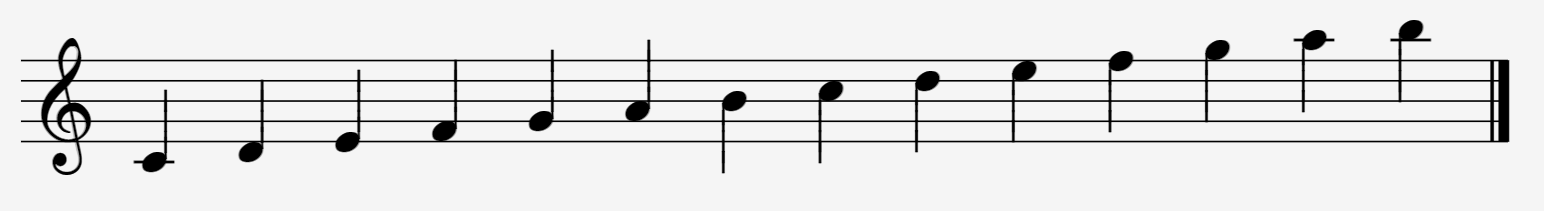
#> input picture input/04.PNG, 1544 x 211 px, found by its file name
$ jupyter execute --allow-errors 'Line removal and Char segmentation.ipynb'
#> lines starting #> are read from the running program, lines starting #| are printed output that depends on the picture; after the words box and inside, x2 and y2 are one past the last pixel; in counts of white or black regions, pixels touching at a corner belong together
[cell 1]
import skimage.io as io
import matplotlib.pyplot as plt
import numpy as np
from skimage.color import rgb2gray
from skimage.feature import canny
from skimage.filters import threshold_otsu, gaussian
from skimage.transform import hough_line, hough_line_peaks
from PIL import Image

import os
from skimage import morphology
import cv2
import skimage as sk

[cell 2]
# General to use

def show(images,titles=None):
    #This function is used to show image(s) with titles by sending an array of images and an array of associated titles.
    # images[0] will be drawn with the title titles[0] if exists
    # You aren't required to understand this function, use it as-is.
    n_ims = len(images)
    if titles is None: titles = ['(%d)' % i for i in range(1,n_ims + 1)]
    fig = plt.figure()
    n = 1
    for image,title in zip(images,titles):
        a = fig.add_subplot(1,n_ims,n)
        if image.ndim == 2:
            plt.gray()
        plt.imshow(image)
        a.set_title(title)
        n += 1
    fig.set_size_inches(np.array(fig.get_size_inches()) * n_ims)
    plt.show()

#########################################################################################################

def binarize(img, block_size=35):
    t = sk.filters.threshold_local(img, block_size, offset=10)
#     t = sk.filters.threshold_otsu(img)
    img_b = img < t
    return img_b


def runs_of_ones_array(bits):
    # print(np.invert(bits))
    # make sure all runs of ones are well-bounded
    bounded = np.hstack(([0], bits, [0]))
    # get 1 at run starts and -1 at run ends
    difs = np.diff(bounded)
    run_starts, = np.where(difs > 0)
    run_ends, = np.where(difs < 0)
    return run_ends - run_starts


def verticalRunLength(img):
    # white runs
    arr = []
    for i in range(0, img.shape[1]):
        a = runs_of_ones_array(img[:, i])
        for x in a:
            arr.append(x)
    # print(arr)
    counts = np.bincount(arr)
    staff_height = np.argmax(counts)
    # black runs
    arr = []
    for i in range(0, img.shape[1]):
        a = runs_of_ones_array(np.invert(img[:, i]))
        for x in a:
            arr.append(x)
    # print(arr)
    counts = np.bincount(arr)
    staff_space = np.argmax(counts)
    return staff_height, staff_space

#########################################################################################################

def extractCircleNotes(img, staff_height):
    newImg = np.copy(img)
    #################  We May Littilize Factors of the SE  #################
    se = np.ones(((staff_height+1)*2, (staff_height+1)*2))
    newImg = sk.morphology.binary_opening(newImg, se)
    return newImg

#########################################################################################################

def deskew(original_img, theta_range=(-np.pi, np.pi)):
    img = np.copy((original_img))
    # Canny
    imgCanny = sk.feature.canny(img, sigma=1.5)
    thresh = sk.filters.threshold_otsu(imgCanny)
    imgCanny = (imgCanny >= thresh)

    # Apply Hough Transform
    thetaL, thetaR = theta_range
    angleSet = np.linspace(thetaL, thetaR, 2880)
    houghArr, theta, dis = sk.transform.hough_line(imgCanny, angleSet)

    flatIdx = np.argmax(houghArr)
    bestTheta = (flatIdx % theta.shape[0])
    bestTheta = angleSet[bestTheta]
    bestDis = np.int32(np.floor(flatIdx / theta.shape[0]))
    bestDis = dis[bestDis]

    # Rotate
    thetaRotateDeg = (bestTheta*180)/np.pi
    if thetaRotateDeg > 0:
        thetaRotateDeg = thetaRotateDeg - 90
    else:
        thetaRotateDeg = thetaRotateDeg + 90

    imgRotated = (sk.transform.rotate(img, thetaRotateDeg, resize=True, mode='constant', cval=1))
    return imgRotated

#########################################################################################################

[cell 3]
def get_lines_rows(img, T_LEN):
    row_start_freq = np.zeros((1, img.shape[0]+5))[0]
    row_starts = []

    for i in range(0, img.shape[1]):
        arr = runs_of_ones_array(img[:, i])
        k = 0
        j = 0
        while j < img.shape[0]:
            if img[j][i] == True:
                if arr[k] <= T_LEN + 2 and arr[k] >= T_LEN - 2:
                    row_start_freq[j] += 1
                    j += arr[k]-1
                else:
                    j += arr[k]

                k += 1
            j += 1

    max_freq_row_start = 0
    for r in row_start_freq:
        max_freq_row_start = max(max_freq_row_start, r)

    for i in range(len(row_start_freq)):
        # Approximately, if the row "i" is frequently treated as a starting of staffs with this ratio
        # by the most frequnt starting row, then consider it as a starting row of staffs.
        if row_start_freq[i]/max_freq_row_start >= 0.12:
            row_starts.append(i)
    return [row_starts, row_start_freq, max_freq_row_start]

################################################################################################

def without_lines2(img, T_LEN):
    staff_rows_starts, row_start_freq, max_freq_row_start = get_lines_rows(img, T_LEN)
    is_here = np.zeros((1, img.shape[0] + 10))[0]
    for x in staff_rows_starts:
        is_here[x] = 1

    print(staff_rows_starts)

    newImg = np.zeros(img.shape)

    for i in range(0, img.shape[1]):
        arr = runs_of_ones_array(img[:, i])

        block_num = 0
        row = 0
        while row < img.shape[0]:
            if img[row][i] == True:

                found = False
                for idx in range(0, int(1.5*T_LEN)):
                    if row - idx >= 0 and row - idx < img.shape[0]:
                        if is_here[row - idx]:# and row_start_freq[row] / max_freq_row_start >= 0.1:
                            found = True
                            jump = T_LEN
                            row += jump
                            arr[block_num] -= jump

                            arr[block_num] = max(arr[block_num], 0)

                            if arr[block_num] > 0:
                                block_num -= 1
                            break

                if found == False:
                    for item in range(arr[block_num]):
                        if row >= img.shape[0]:
                            break
                        newImg[row][i] = True
                        row += 1

                row -= 1
                block_num += 1
            row += 1
    return newImg

[cell 4]
img = rgb2gray(io.imread('imgs/PublicTestCases/test-set-scanned/test-cases/04.PNG'))#[:, ]
# img = rgb2gray(io.imread('imgs/PublicTestCases/test-set-camera-captured/test-cases/24.jpg'))#[:800, :]

to_show = []

# Deskew
img = deskew(img)
#> in deskew, `imgCanny = sk.feature.canny(img, sigma=1.5)`:
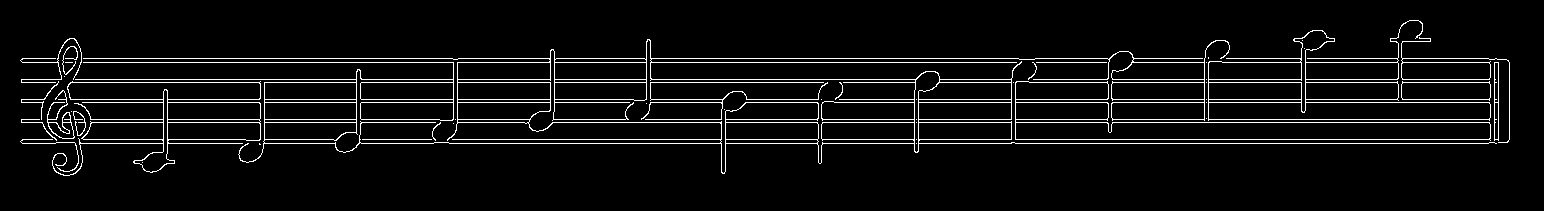
#> imgCanny: shape (211, 1544) bool; 5.4% white in thin lines or dots, all inside (x1, y1, x2, y2) = (20, 20, 1510, 176)
#> in deskew, `thresh = sk.filters.threshold_otsu(imgCanny)`: thresh = 0.00195
#> in deskew, `houghArr, theta, dis = sk.transform.hough_line(imgCanny, angleSet)`:
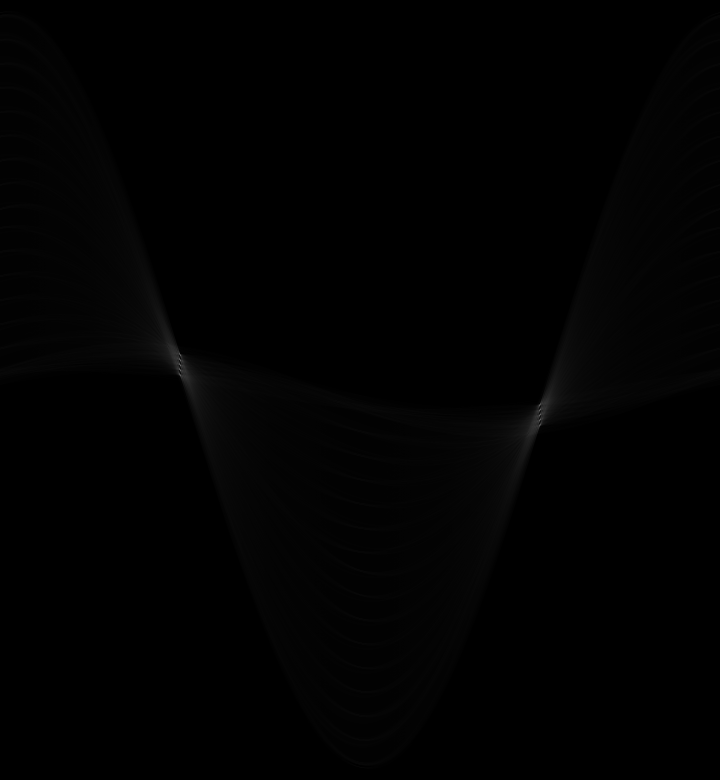
#> houghArr: shape (3119, 2880) uint64 (shown at 1/4 size); min 0, max 910, mean 5.6; drawn with min black and max white
#> in deskew, `houghArr, theta, dis = sk.transform.hough_line(imgCanny, angleSet)`: theta = 2880 values from -3.14 to 3.14; dis = 3119 values from -1559 to 1559
#> in deskew, `flatIdx = np.argmax(houghArr)`: flatIdx = 4323600
#> in deskew, `bestTheta = (flatIdx % theta.shape[0])`: bestTheta = 720
#> in deskew, `bestTheta = angleSet[bestTheta]`: bestTheta = -1.57
#> in deskew, `bestDis = np.int32(np.floor(flatIdx / theta.shape[0]))`: bestDis = 1501
#> in deskew, `bestDis = dis[bestDis]`: bestDis = -58
#> in deskew, `thetaRotateDeg = (bestTheta*180)/np.pi`: thetaRotateDeg = -89.97
#> in deskew, `thetaRotateDeg = thetaRotateDeg + 90`: thetaRotateDeg = 0.0313
#> in deskew, `imgRotated = (sk.transform.rotate(img, thetaRotateDeg, resize=True, mo..`:
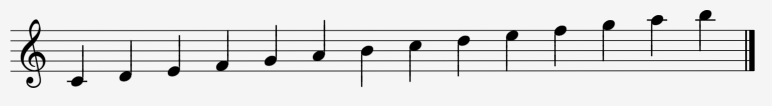
#> imgRotated: shape (212, 1544) float64 (shown at 1/2 size); min 0, max 0.961, mean 0.895

# Binarization
img = img.astype(np.float64) / np.max(img)
#> img: shape (212, 1544) float64
img = 255 * img
img = img.astype(np.uint8)
img = binarize(img, 101)
#> in binarize, `t = sk.filters.threshold_local(img, block_size, offset=10)`:
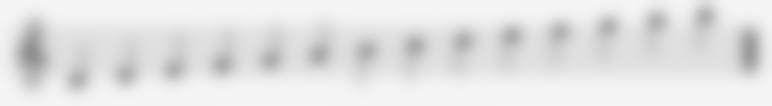
#> t: shape (212, 1544) float64 (shown at 1/2 size); min 143.2, max 245, mean 227.5
#> in binarize, `img_b = img < t`:
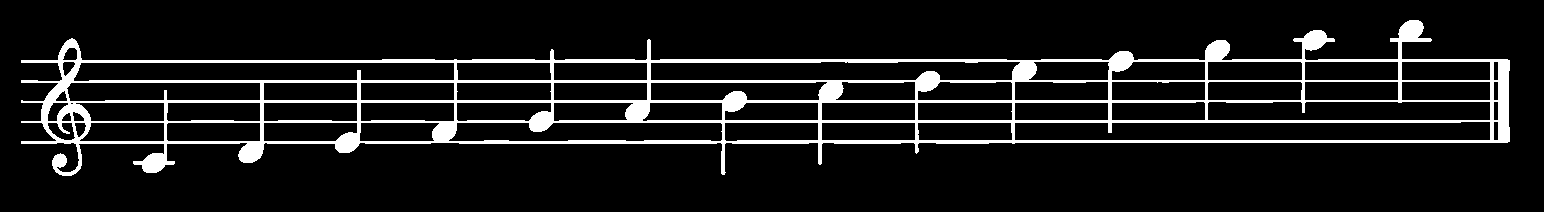
#> img_b: shape (212, 1544) bool; 10% white; 1 white region, box (x1, y1, x2, y2) and area: (21, 20, 1510, 176) 32888
img = np.array(img)

to_show.append(img)

# Get Staff-Depth, Staffs-Space
staff_height, staff_space = verticalRunLength(img)
#> the loop in verticalRunLength, `for i in range(0, img.shape[1]):` made 1544 passes
#> (run_starts in runs_of_ones_array, run_ends in runs_of_ones_array, a) on passes 22 to 24: ([60, 80, 100, 121, 141], [63, 83, 103, 123, 144], [3, 3, 3, 2, 3]), ([60, 80, 100, 121, 141], [63, 83, 103, 123, 144], [3, 3, 3, 2, 3]), ([60, 80, 101, 121, 141], [63, 83, 103, 123, 144], [3, 3, 2, 2, 3])
#> after the loop in verticalRunLength, `for i in range(0, img.shape[1]):`: arr = 7469 values, max 84 at index 7432, min 1 at index 2271, mean 4.4
#> in verticalRunLength, `counts = np.bincount(arr)`: counts = 85 values, max 4900 at index 3, min 0 at index 0, mean 87.87
#> in verticalRunLength, `staff_height = np.argmax(counts)`: staff_height = 3
#> the loop in verticalRunLength, `for i in range(0, img.shape[1]):` made 1544 passes
#> (run_starts in runs_of_ones_array, run_ends in runs_of_ones_array, a) on passes 1 to 3: ([0], [212], [212]), ([0], [212], [212]), ([0], [212], [212])
#> after the loop in verticalRunLength, `for i in range(0, img.shape[1]):`: arr = 9013 values, max 212 at index 0, min 1 at index 235, mean 32.67
#> in verticalRunLength, `counts = np.bincount(arr)`: counts = 213 values, max 3390 at index 17, min 0 at index 0, mean 42.31
#> in verticalRunLength, `staff_space = np.argmax(counts)`: staff_space = 17
#> staff_height = 3; staff_space = 17
T_LEN = staff_height
#> T_LEN = 3

# Extract filled circles
img_1 = extractCircleNotes(img, staff_height)
#> in extractCircleNotes, `newImg = sk.morphology.binary_opening(newImg, se)`:
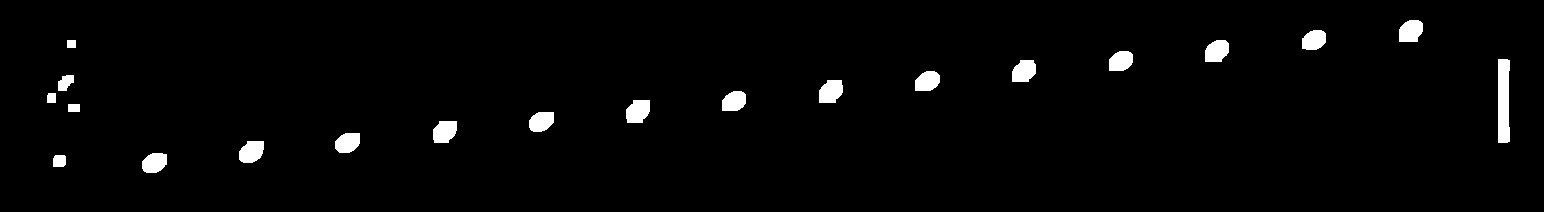
#> newImg: shape (212, 1544) bool; 2.3% white; 20 white regions, largest, box (x1, y1, x2, y2) and area: (1498, 59, 1510, 143) 948, (626, 100, 650, 123) 459, (819, 80, 843, 103) 455
img_1 = img_1 > 0

# Img without lines.
removed_staff = without_lines2(img, T_LEN)
#> the loop in get_lines_rows, `for i in range(0, img.shape[1]):` made 1544 passes
#> after the loop in get_lines_rows, `for i in range(0, img.shape[1]):`: row_start_freq = 217 values, max 1332 at index 80, min 0 at index 0, mean 32.1
#> the loop in get_lines_rows, `for r in row_start_freq:` made 217 passes
#> (r, max_freq_row_start) on passes 2 to 4: (0, 0), (0, 0), (0, 0)
#> after the loop in get_lines_rows, `for i in range(len(row_start_freq)):`: row_starts = [59, 60, 80, 100, 120, 121, 140, 141]
#> in without_lines2, `staff_rows_starts, row_start_freq, max_freq_row_start = get_lines_rows..`: max_freq_row_start = 1332
#> the loop in without_lines2, `for x in staff_rows_starts:` made 8 passes
#> x on passes 1 to 8: 59, 60, 80, 100, 120, 121, 140, 141
#> after the loop in without_lines2, `for x in staff_rows_starts:`: is_here = 222 values, max 1 at index 59, min 0 at index 0, mean 0.036
#| [59, 60, 80, 100, 120, 121, 140, 141]
#> the loop in without_lines2, `for i in range(0, img.shape[1]):` made 1544 passes
#> run_starts in runs_of_ones_array on passes 22 to 24: [60, 80, 100, 121, 141], [60, 80, 100, 121, 141], [60, 80, 101, 121, 141]
#> after the loop in without_lines2, `for i in range(0, img.shape[1]):`:
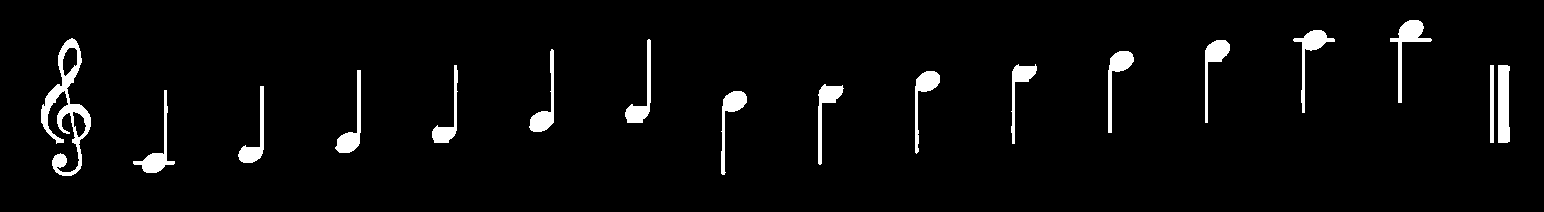
#> newImg: shape (212, 1544) float64; values 0 (black) and 1 (white), 3.7% white; 17 white regions, largest, box (x1, y1, x2, y2) and area: (41, 38, 91, 176) 2051, (1498, 65, 1510, 143) 876, (1390, 20, 1432, 103) 784
removed_staff = removed_staff > 0
removed_staff = removed_staff | img_1
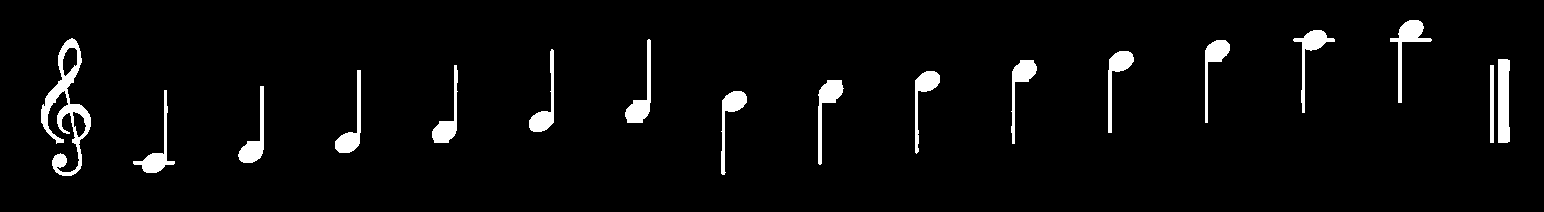
#> removed_staff: shape (212, 1544) bool; 3.9% white; 17 white regions, largest, box (x1, y1, x2, y2) and area: (41, 38, 91, 176) 2069, (1498, 59, 1510, 143) 948, (1390, 20, 1432, 103) 784

to_show.append(removed_staff)
show(to_show)
#> the loop in show, `for image,title in zip(images,titles):` made 2 passes
#> title on passes 1 to 2: '(1)', '(2)'

$ run again, with input/01.PNG copied over input/04.PNG
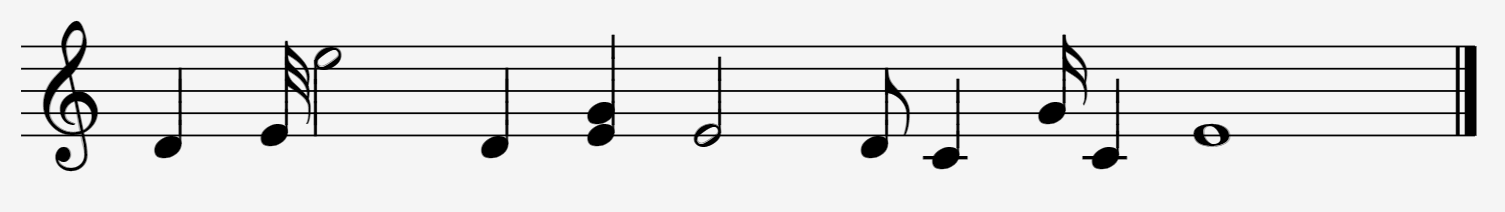
#> input picture input/01.PNG, 1505 x 212 px, found by its file name
#> in deskew, `imgCanny = sk.feature.canny(img, sigma=1.5)`:
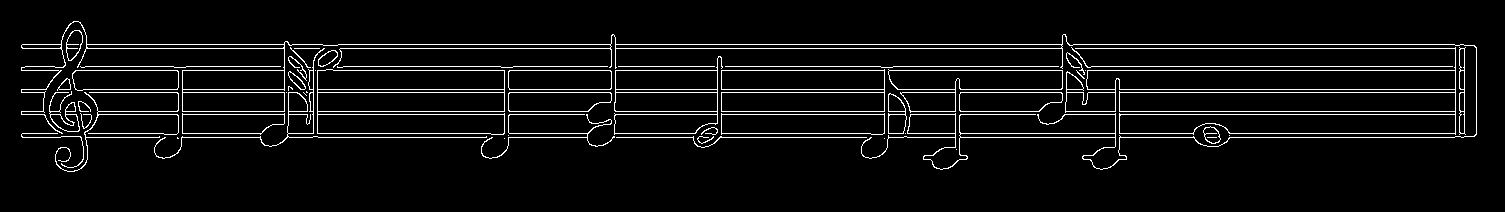
#> imgCanny: shape (212, 1505) bool; 5.5% white in thin lines or dots, all inside (x1, y1, x2, y2) = (21, 21, 1477, 172)
#> thresh = 0.00195
#> theta = 2880 values from -3.14 to 3.14; dis = 3041 values from -1520 to 1520
#> flatIdx = 4251600
#> in deskew, `bestTheta = (flatIdx % theta.shape[0])`: bestTheta = 720
#> in deskew, `bestTheta = angleSet[bestTheta]`: bestTheta = -1.57
#> in deskew, `bestDis = np.int32(np.floor(flatIdx / theta.shape[0]))`: bestDis = 1476
#> in deskew, `bestDis = dis[bestDis]`: bestDis = -44
#> in deskew, `thetaRotateDeg = (bestTheta*180)/np.pi`: thetaRotateDeg = -89.97
#> in deskew, `thetaRotateDeg = thetaRotateDeg + 90`: thetaRotateDeg = 0.0313
#> img_b: shape (213, 1505) bool; 10.8% white; 1 white region, box (x1, y1, x2, y2) and area: (21, 21, 1477, 172) 34535
#> the loop in verticalRunLength, `for i in range(0, img.shape[1]):` made 1505 passes
#> (run_starts in runs_of_ones_array, run_ends in runs_of_ones_array, a) on passes 22 to 24: ([45, 68, 90, 112, 135], [49, 71, 93, 115, 138], [4, 3, 3, 3, 3]), ([45, 68, 90, 112, 135], [49, 71, 93, 115, 138], [4, 3, 3, 3, 3]), ([45, 68, 90, 112, 135], [49, 71, 93, 115, 138], [4, 3, 3, 3, 3])
#> after the loop in verticalRunLength, `for i in range(0, img.shape[1]):`: arr = 7426 values, max 105 at index 3050, min 1 at index 4617, mean 4.65
#> in verticalRunLength, `counts = np.bincount(arr)`: counts = 106 values, max 4718 at index 3, min 0 at index 0, mean 70.06
#> in verticalRunLength, `staff_height = np.argmax(counts)`: staff_height = 3
#> the loop in verticalRunLength, `for i in range(0, img.shape[1]):` made 1505 passes
#> (run_starts in runs_of_ones_array, run_ends in runs_of_ones_array, a) on passes 1 to 3: ([0], [213], [213]), ([0], [213], [213]), ([0], [213], [213])
#> after the loop in verticalRunLength, `for i in range(0, img.shape[1]):`: arr = 8931 values, max 213 at index 0, min 1 at index 157, mean 32.03
#> in verticalRunLength, `counts = np.bincount(arr)`: counts = 214 values, max 3963 at index 19, min 0 at index 0, mean 41.73
#> in verticalRunLength, `staff_space = np.argmax(counts)`: staff_space = 19
#> `staff_height, staff_space = verticalRunLength(img)`: staff_height = 3; staff_space = 19
#> T_LEN = 3
#> the loop in get_lines_rows, `for i in range(0, img.shape[1]):` made 1505 passes
#> after the loop in get_lines_rows, `for i in range(0, img.shape[1]):`: row_start_freq = 218 values, max 1291 at index 90, min 0 at index 0, mean 31.16
#> the loop in get_lines_rows, `for r in row_start_freq:` made 218 passes
#> (r, max_freq_row_start) on passes 2 to 4: (0, 0), (0, 0), (0, 0)
#> after the loop in get_lines_rows, `for i in range(len(row_start_freq)):`: row_starts = [45, 67, 68, 90, 112, 134, 135]
#> in without_lines2, `staff_rows_starts, row_start_freq, max_freq_row_start = get_lines_rows..`: max_freq_row_start = 1291
#> the loop in without_lines2, `for x in staff_rows_starts:` made 7 passes
#> x on passes 1 to 7: 45, 67, 68, 90, 112, 134, 135
#> after the loop in without_lines2, `for x in staff_rows_starts:`: is_here = 223 values, max 1 at index 45, min 0 at index 0, mean 0.0314
#| [45, 67, 68, 90, 112, 134, 135]
#> the loop in without_lines2, `for i in range(0, img.shape[1]):` made 1505 passes
#> run_starts in runs_of_ones_array on passes 22 to 24: [45, 68, 90, 112, 135], [45, 68, 90, 112, 135], [45, 68, 90, 112, 135]
#> `removed_staff = removed_staff | img_1`:
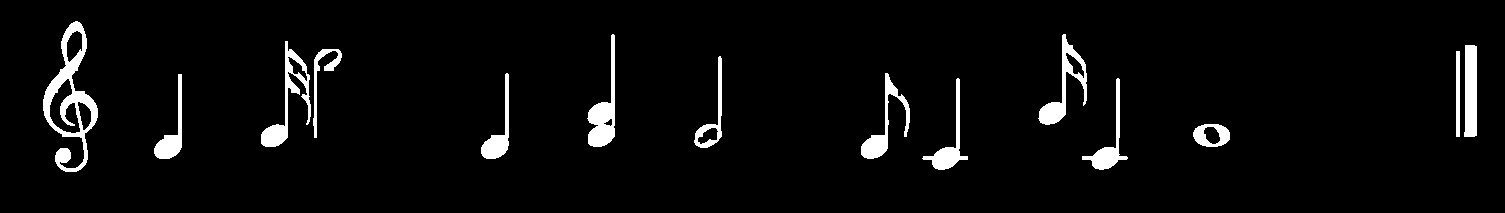
#> removed_staff: shape (213, 1505) bool; 4.3% white; 14 white regions, largest, box (x1, y1, x2, y2) and area: (43, 21, 98, 172) 2550, (261, 41, 311, 147) 1309, (587, 34, 615, 147) 1282
#> the loop in show, `for image,title in zip(images,titles):` made 2 passes
#> title on passes 1 to 2: '(1)', '(2)'
